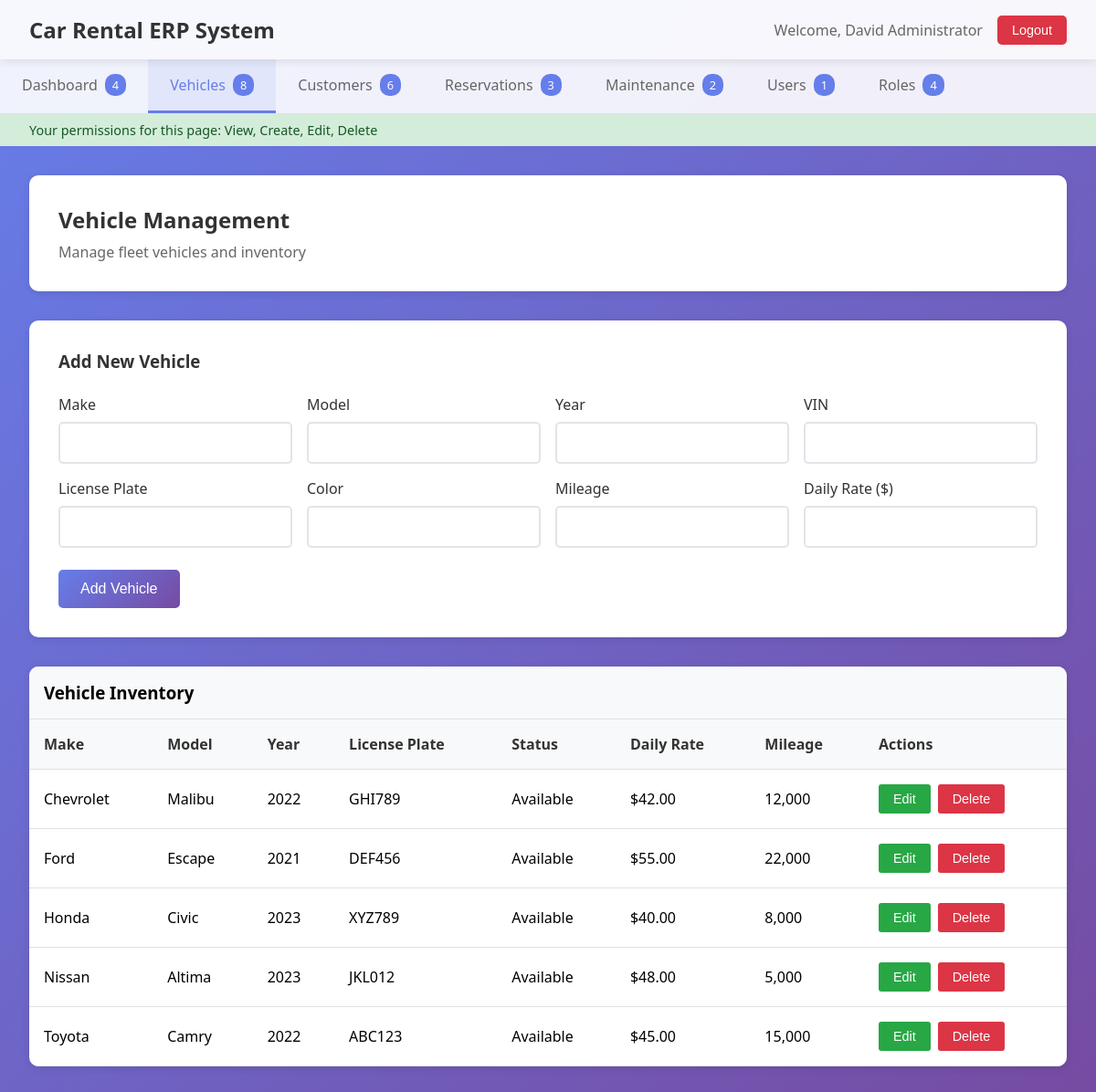
The app's page /simple_erp_modular.php?page=vehicles (signed in) with its own data.
### tables this page shows
CREATE TABLE IF NOT EXISTS vehicles (
    id INT AUTO_INCREMENT PRIMARY KEY,
    make VARCHAR(50) NOT NULL,
    model VARCHAR(50) NOT NULL,
    year INT NOT NULL,
    vin VARCHAR(17) UNIQUE NOT NULL,
    license_plate VARCHAR(20) UNIQUE NOT NULL,
    color VARCHAR(30),
    mileage INT DEFAULT 0,
    status ENUM('available', 'rented', 'maintenance', 'out_of_service') DEFAULT 'available',
    daily_rate DECIMAL(10,2) NOT NULL,
    created_at TIMESTAMP DEFAULT CURRENT_TIMESTAMP,
    updated_at TIMESTAMP DEFAULT CURRENT_TIMESTAMP ON UPDATE CURRENT_TIMESTAMP
);

### pages/vehicles.php (the view, shortened to what this page needs)
<div class="page-header">
    <h2>Vehicle Management</h2>
    <p>Manage fleet vehicles and inventory</p>
</div>
<?php if ($permissions->hasPermission('vehicles', 'create')): ?>
<div class="form-section">
    <h3>Add New Vehicle</h3>
    <form method="POST">
        <div class="form-grid">
            <div class="form-group">
                <label for="make">Make</label>
                <input type="text" id="make" name="make" required>
            </div>
            <div class="form-group">
                <label for="model">Model</label>
                <input type="text" id="model" name="model" required>
            </div>
            <div class="form-group">
                <label for="year">Year</label>
                <input type="number" id="year" name="year" min="1900" max="2030" required>
            </div>
            <div class="form-group">
                <label for="vin">VIN</label>
                <input type="text" id="vin" name="vin" required>
            </div>
            <div class="form-group">
                <label for="license_plate">License Plate</label>
                <input type="text" id="license_plate" name="license_plate" required>
            </div>
            <div class="form-group">
                <label for="color">Color</label>
                <input type="text" id="color" name="color" required>
            </div>
            <div class="form-group">
                <label for="mileage">Mileage</label>
                <input type="number" id="mileage" name="mileage" required>
            </div>
            <div class="form-group">
                <label for="daily_rate">Daily Rate ($)</label>
                <input type="number" id="daily_rate" name="daily_rate" step="0.01" required>
            </div>
        </div>
        <button type="submit" class="btn-primary">Add Vehicle</button>
    </form>
</div>
<?php endif; ?>
<div class="data-table">
    <h3 style="padding: 1rem; margin: 0; background: #f8f9fa; border-bottom: 1px solid #dee2e6;">Vehicle Inventory</h3>
    <div class="table-responsive">
    <table>
        <thead>
            <tr>
                <th>Make</th>
                <th>Model</th>
                <th>Year</th>
                <th>License Plate</th>
                <th>Status</th>
                <th>Daily Rate</th>
                <th>Mileage</th>
                <th>Actions</th>
            </tr>
        </thead>
        <tbody>
            <?php
            $stmt = $pdo->query("SELECT * FROM vehicles ORDER BY make, model");
            while ($row = $stmt->fetch()) {
                echo "<tr>";
                echo "<td>" . htmlspecialchars($row['make']) . "</td>";
                echo "<td>" . htmlspecialchars($row['model']) . "</td>";
                echo "<td>" . $row['year'] . "</td>";
                echo "<td>" . htmlspecialchars($row['license_plate']) . "</td>";
                echo "<td>" . ucfirst($row['status']) . "</td>";
                echo "<td>$" . number_format($row['daily_rate'], 2) . "</td>";
                echo "<td>" . number_format($row['mileage']) . "</td>";
                echo "<td>";
                echo "<button class='btn-edit' onclick='editVehicle(" . $row['id'] . ")'>Edit</button>";
                echo "<button class='btn-delete' onclick='deleteVehicle(" . $row['id'] . ")'>Delete</button>";
                echo "</td>";
                echo "</tr>";
            }
            ?>
        </tbody>
    </table>
    </div>
</div>

### simple_erp_modular.php (style rules this page uses)
* { margin: 0; padding: 0; box-sizing: border-box; }
body { font-family: 'Segoe UI', Tahoma, Geneva, Verdana, sans-serif; background: linear-gradient(135deg, #667eea 0%, #764ba2 100%); min-height: 100vh; }
.page-header { background: white; padding: 2rem; border-radius: 10px; margin-bottom: 2rem; box-shadow: 0 2px 10px rgba(0, 0, 0, 0.1); }
.page-header h2 { color: #333; margin-bottom: 0.5rem; }
.page-header p { color: #666; }
.form-section { background: white; padding: 2rem; border-radius: 10px; margin-bottom: 2rem; box-shadow: 0 2px 10px rgba(0, 0, 0, 0.1); }
.form-section h3 { color: #333; margin-bottom: 1.5rem; }
.form-grid { display: grid; grid-template-columns: repeat(auto-fit, minmax(250px, 1fr)); gap: 1rem; margin-bottom: 1.5rem; }
.form-group { display: flex; flex-direction: column; }
.form-group label { margin-bottom: 0.5rem; color: #333; font-weight: 500; }
.form-group input, .form-group select, .form-group textarea { padding: 0.75rem; border: 2px solid #e1e5e9; border-radius: 5px; font-size: 1rem; transition: border-color 0.3s; }
.btn-primary { background: linear-gradient(135deg, #667eea 0%, #764ba2 100%); color: white; border: none; padding: 0.75rem 1.5rem; border-radius: 5px; cursor: pointer; font-size: 1rem; transition: transform 0.2s; }
.data-table { background: white; border-radius: 10px; box-shadow: 0 2px 10px rgba(0, 0, 0, 0.1); overflow: hidden; }
.data-table table { width: 100%; border-collapse: collapse; }
.data-table th, .data-table td { padding: 1rem; text-align: left; border-bottom: 1px solid #dee2e6; }
.data-table th { background: #f8f9fa; font-weight: 600; color: #333; }
.btn-edit { background: #28a745; color: white; border: none; padding: 0.5rem 1rem; border-radius: 3px; cursor: pointer; font-size: 0.9rem; margin-right: 0.5rem; }
.btn-delete { background: #dc3545; color: white; border: none; padding: 0.5rem 1rem; border-radius: 3px; cursor: pointer; font-size: 0.9rem; }

### records on screen
vehicles: make "Chevrolet", model "Malibu", year "2022", license_plate "GHI789", status "Available", daily_rate "42.00", mileage "12,000"
vehicles: make "Ford", model "Escape", year "2021", license_plate "DEF456", status "Available", daily_rate "55.00", mileage "22,000"
vehicles: make "Honda", model "Civic", year "2023", license_plate "XYZ789", status "Available", daily_rate "40.00", mileage "8,000"
vehicles: make "Nissan", model "Altima", year "2023", license_plate "JKL012", status "Available", daily_rate "48.00", mileage "5,000"
vehicles: make "Toyota", model "Camry", year "2022", license_plate "ABC123", status "Available", daily_rate "45.00", mileage "15,000"

### other values on screen
$_SESSION['user_name'] "David Administrator"
